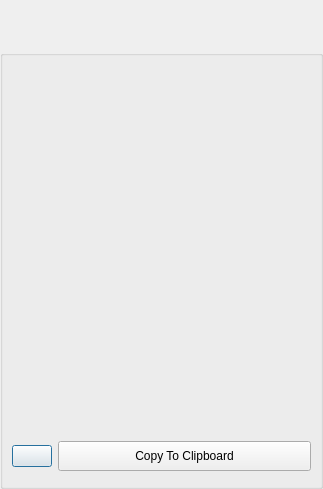
<?xml version="1.0" encoding="UTF-8"?>
<ui version="4.0">
 <class>MessageBoxDialogClass</class>
 <widget class="QDialog" name="MessageBoxDialogClass">
  <property name="geometry">
   <rect>
    <x>0</x>
    <y>0</y>
    <width>323</width>
    <height>489</height>
   </rect>
  </property>
  <property name="sizePolicy">
   <sizepolicy hsizetype="Expanding" vsizetype="Expanding">
    <horstretch>0</horstretch>
    <verstretch>0</verstretch>
   </sizepolicy>
  </property>
  <property name="minimumSize">
   <size>
    <width>0</width>
    <height>0</height>
   </size>
  </property>
  <property name="maximumSize">
   <size>
    <width>16777215</width>
    <height>16777215</height>
   </size>
  </property>
  <property name="windowTitle">
   <string>Dialog</string>
  </property>
  <layout class="QVBoxLayout" name="verticalLayout_2">
   <property name="spacing">
    <number>0</number>
   </property>
   <property name="leftMargin">
    <number>0</number>
   </property>
   <property name="topMargin">
    <number>0</number>
   </property>
   <property name="rightMargin">
    <number>0</number>
   </property>
   <property name="bottomMargin">
    <number>0</number>
   </property>
   <item>
    <widget class="TitleBarWidget" name="m_TitleBarWidget" native="true">
     <property name="sizePolicy">
      <sizepolicy hsizetype="Preferred" vsizetype="Preferred">
       <horstretch>0</horstretch>
       <verstretch>0</verstretch>
      </sizepolicy>
     </property>
     <property name="minimumSize">
      <size>
       <width>0</width>
       <height>50</height>
      </size>
     </property>
     <property name="maximumSize">
      <size>
       <width>16777215</width>
       <height>130</height>
      </size>
     </property>
    </widget>
   </item>
   <item>
    <widget class="QGroupBox" name="DialogItemsGroupBox">
     <property name="sizePolicy">
      <sizepolicy hsizetype="Expanding" vsizetype="Expanding">
       <horstretch>0</horstretch>
       <verstretch>0</verstretch>
      </sizepolicy>
     </property>
     <property name="title">
      <string/>
     </property>
     <layout class="QVBoxLayout" name="verticalLayout">
      <item>
       <widget class="IdentWidget" name="m_IdentWidget" native="true"/>
      </item>
      <item>
       <widget class="QLabel" name="m_StatusLabel">
        <property name="text">
         <string notr="true"/>
        </property>
       </widget>
      </item>
      <item>
       <spacer name="verticalSpacer_2">
        <property name="orientation">
         <enum>Qt::Vertical</enum>
        </property>
        <property name="sizeHint" stdset="0">
         <size>
          <width>20</width>
          <height>40</height>
         </size>
        </property>
       </spacer>
      </item>
      <item>
       <widget class="QLabel" name="m_BodyTextLabel">
        <property name="sizePolicy">
         <sizepolicy hsizetype="Preferred" vsizetype="Expanding">
          <horstretch>0</horstretch>
          <verstretch>0</verstretch>
         </sizepolicy>
        </property>
        <property name="font">
         <font>
          <pointsize>10</pointsize>
         </font>
        </property>
        <property name="text">
         <string/>
        </property>
        <property name="alignment">
         <set>Qt::AlignCenter</set>
        </property>
        <property name="wordWrap">
         <bool>true</bool>
        </property>
       </widget>
      </item>
      <item>
       <spacer name="verticalSpacer">
        <property name="orientation">
         <enum>Qt::Vertical</enum>
        </property>
        <property name="sizeHint" stdset="0">
         <size>
          <width>20</width>
          <height>40</height>
         </size>
        </property>
       </spacer>
      </item>
      <item>
       <layout class="QHBoxLayout" name="horizontalLayout_2">
        <item>
         <widget class="VxPushButton" name="m_ClipboardIconButton">
          <property name="text">
           <string notr="true"/>
          </property>
         </widget>
        </item>
        <item>
         <widget class="VxPushButton" name="m_ClipboardButton">
          <property name="sizePolicy">
           <sizepolicy hsizetype="Expanding" vsizetype="Fixed">
            <horstretch>0</horstretch>
            <verstretch>0</verstretch>
           </sizepolicy>
          </property>
          <property name="minimumSize">
           <size>
            <width>0</width>
            <height>30</height>
           </size>
          </property>
          <property name="maximumSize">
           <size>
            <width>16777215</width>
            <height>30</height>
           </size>
          </property>
          <property name="text">
           <string notr="true">Copy To Clipboard</string>
          </property>
         </widget>
        </item>
       </layout>
      </item>
      <item>
       <widget class="AcceptCancelWidget" name="m_AcceptCancelWidget">
        <property name="sizePolicy">
         <sizepolicy hsizetype="Expanding" vsizetype="Preferred">
          <horstretch>0</horstretch>
          <verstretch>0</verstretch>
         </sizepolicy>
        </property>
        <property name="frameShape">
         <enum>QFrame::StyledPanel</enum>
        </property>
        <property name="frameShadow">
         <enum>QFrame::Raised</enum>
        </property>
       </widget>
      </item>
     </layout>
    </widget>
   </item>
   <item>
    <widget class="BottomBarWidget" name="m_BottomBarWidget" native="true">
     <property name="sizePolicy">
      <sizepolicy hsizetype="Expanding" vsizetype="Minimum">
       <horstretch>0</horstretch>
       <verstretch>0</verstretch>
      </sizepolicy>
     </property>
     <property name="minimumSize">
      <size>
       <width>30</width>
       <height>0</height>
      </size>
     </property>
     <property name="autoFillBackground">
      <bool>true</bool>
     </property>
    </widget>
   </item>
  </layout>
 </widget>
 <customwidgets>
  <customwidget>
   <class>TitleBarWidget</class>
   <extends>QWidget</extends>
   <header>TitleBarWidget.h</header>
   <container>1</container>
  </customwidget>
  <customwidget>
   <class>BottomBarWidget</class>
   <extends>QWidget</extends>
   <header location="global">BottomBarWidget.h</header>
   <container>1</container>
  </customwidget>
  <customwidget>
   <class>AcceptCancelWidget</class>
   <extends>QFrame</extends>
   <header>AcceptCancelWidget.h</header>
   <container>1</container>
  </customwidget>
  <customwidget>
   <class>VxPushButton</class>
   <extends>QPushButton</extends>
   <header>VxPushButton.h</header>
  </customwidget>
  <customwidget>
   <class>IdentWidget</class>
   <extends>QWidget</extends>
   <header>IdentWidget.h</header>
   <container>1</container>
  </customwidget>
 </customwidgets>
 <resources/>
 <connections/>
</ui>
